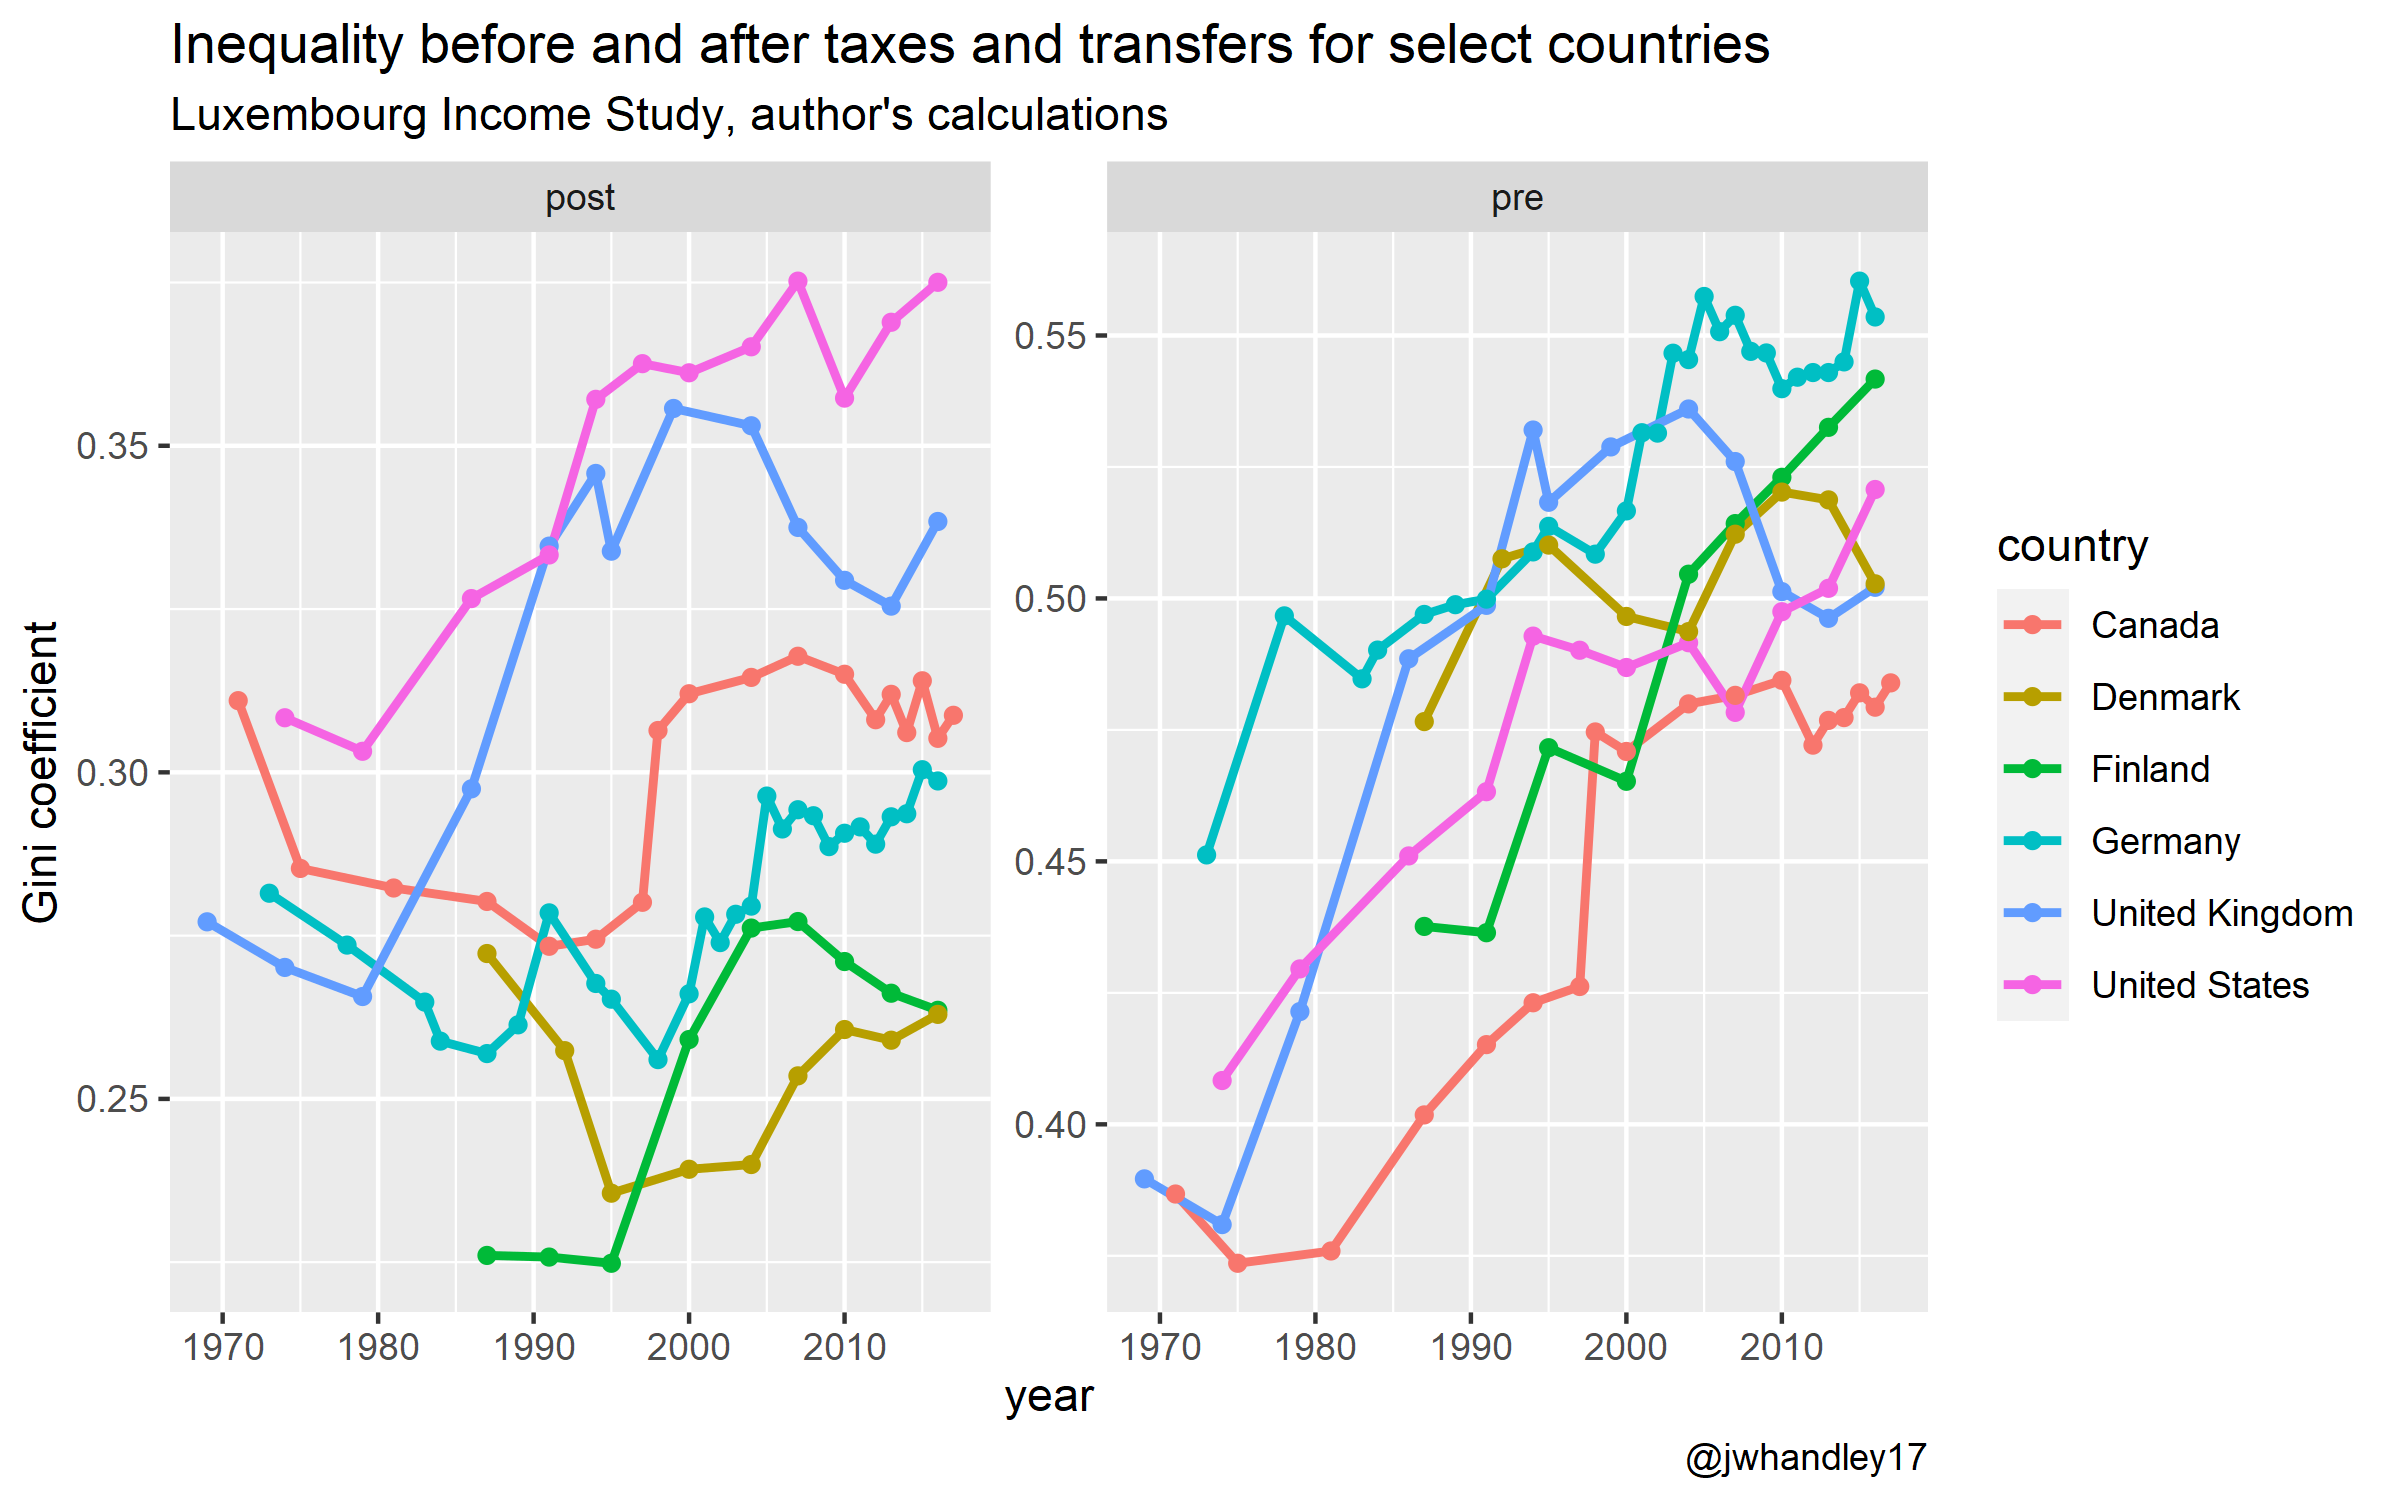

This figure's R source:
library(tidyverse)

df <- read_csv('gini_lis.csv')

ggplot(df,aes(x=year,y=redist,color=country)) + geom_line(size=1) + geom_point() + ylab('% change in gini coefficient due to taxes and transfers') + ggtitle('Redistribution coefficients for select countries') + labs(subtitle="Luxembourg Income Study, author's calculations",caption='@jwhandley17' ) + ggsave('redist.png',width=8,height=5,type='cairo')

df %>%
  gather(key='definition',value='gini',c(pre,post)) -> data

ggplot(data,aes(x=year,y=gini,color=country)) + geom_line(size=1) + geom_point() + facet_wrap(~definition,scales='free_y') + ylab('Gini coefficient') + labs(title='Inequality before and after taxes and transfers for select countries',subtitle="Luxembourg Income Study, author's calculations",caption='@jwhandley17') + ggsave('prepost.png',width=8,height=5,type='cairo')
